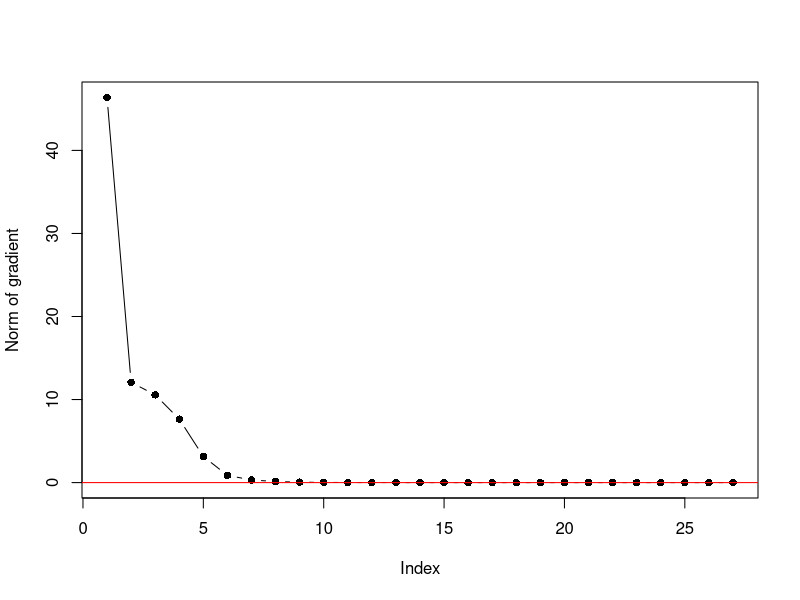

The R script that drew this image:
## ---- chunk 1
knitr::opts_chunk$set(echo = TRUE, message = FALSE, warning = FALSE, fig.align = "center")
## ---- chunk 2
library(mcmc) # to load a dataset
data(logit)
head(logit)  # y is response and 4 covariates
## ---- chunk 3
y <- logit$y
X <- as.matrix(logit[, 2:5])
p <- dim(X)[2]
p
## ---- chunk 4
f.gradient <- function(y, X, beta)
{
  beta <- matrix(beta, ncol = 1)
  pi <- exp(X %*% beta) / (1 + exp(X%*%beta))  
  rtn <- colSums(X* as.numeric(y - pi)) # same as t(X)%*%(y-pi)
  return(rtn)
}
## ---- chunk 5
store.beta <- matrix(0, nrow = 1, ncol = p)
store.grads <- NULL
beta_k <- rep(0, p) # start at all 0s
grads <- 100 # large values
t <- .1
tol <- 1e-8
iter <- 0
## ---- chunk 6
while((grads > tol) && iter < 1e4)  #not too many iterations
{
  iter <- iter+1
  foo <- f.gradient(y = y, X= X, beta = beta_k)
  grads <- sqrt(sum(foo^2))
  store.grads <- c(store.grads, grads)  ## storing the gradients
  beta_k = beta_k + t* foo
  store.beta <- rbind(store.beta, beta_k)
}
## ---- chunk 7
iter # number of iterations
beta_k # last estimate
## ---- chunk 8
out <- glm(y ~ x1 + x2 + x3 + x4 - 1, family = binomial, data = logit)
coef(out)
## ---- chunk 9
plot(store.grads, type= "b", pch = 16, ylab = "Norm of gradient")
abline(h = 0, col = "red")
